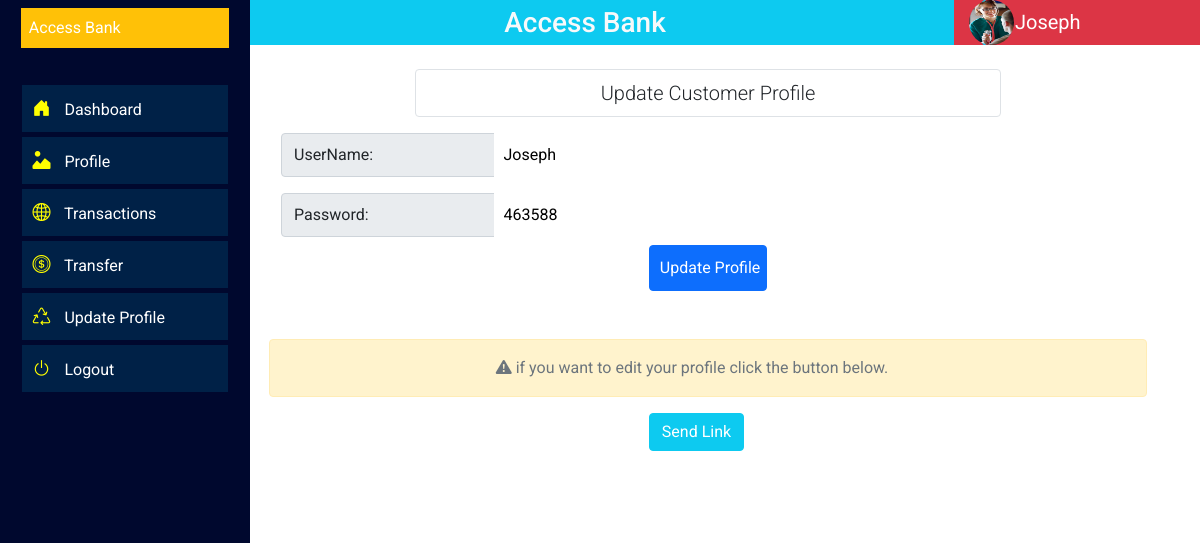
The app's page /privacy (signed in) with its own data.
### tables this page shows
CREATE TABLE `tblcustomer` (
  `id` int(11) NOT NULL,
  `customerId` varchar(50) NOT NULL,
  `accNo` int(11) NOT NULL,
  `accName` varchar(25) NOT NULL,
  `email` varchar(30) NOT NULL,
  `accType` varchar(25) NOT NULL,
  `address` text NOT NULL,
  `phone` int(11) NOT NULL,
  `dob` date NOT NULL,
  `sex` varchar(8) NOT NULL,
  `ms` varchar(10) NOT NULL,
  `nname` varchar(20) NOT NULL,
  `nnum` varchar(15) NOT NULL,
  `userName` varchar(50) NOT NULL,
  `password` varchar(25) NOT NULL,
  `passCode` varchar(5) NOT NULL,
  `level` varchar(10) NOT NULL,
  `passport` varchar(255) NOT NULL,
  `date` date NOT NULL
);

### config/dataBaseLink.php (called while the page is built, shortened)
<?php
class Godson{
private $connect = NULL;
public function __construct()
  {
$servername = "localhost";
$username = "root";
$password = "";
$dbname = "godson";
  $this->connect = "";
  try{
  $this->connect = new PDO("mysql:host=$servername;dbname=$dbname", $username, $password);
  $this->connect->setAttribute(PDO::ATTR_ERRMODE, PDO::ERRMODE_EXCEPTION);
  $this->connect->exec("SET CHARACTER SET utf8");
    }
  catch(PDOException $e) {
  echo 'Error: ' . $e->getMessage();
        }
  }
 public function tbl_select($tblquery,$tblvalue = array())
 {
 try{
  $stmt = $this->connect->prepare($tblquery);
  $stmt->execute($tblvalue);
  $results = $stmt->fetchAll(PDO::FETCH_ASSOC);
  return $results;
} catch(PDOException $e) {
    echo 'Error: ' . $e->getMessage();
  }
 }
  }
?>

### pages/privacy.php (the view, shortened to what this page needs)
<div class="row justify-content-center dashboard">
    <div class="col-md-8 rounded lead m-2 p-2 border border-1 text-center text-dark">Update Customer Profile</div>
</div>
<div class="row">
    <div class="col-md-12 form-CC">
        <form action="privacy" method="POST" enctype="multipart/form-data">
            <div class="row">
                <?php
                    $tblquery = "SELECT * FROM tblcustomer WHERE customerId = '$_SESSION[customerId]'";
                    $tblvalue = array();
                    $select = $collect->tbl_select($tblquery, $tblvalue);
                    foreach($select as $data){
                        extract($data);
                        ?>
                        <?php
                        echo "
                            <div class='col-12 input-group my-2'>
                                <span class='input-group-text w-25'>UserName:</span>
                                <input type='text' name='userName' class='w-75 border-0' value='$userName' required>
                            </div>
                            <div class='col-12 input-group my-2'>
                                <span class='input-group-text w-25'>Password:</span>
                                <input type='text' name='password' class='w-75 border-0' value='$password' required>
                            </div>
                        ";
                    }
                ?>
            </div>
            <div class="row justify-content-center">
                <div class="col-2">
                    <input type="submit" name="update" class="btn btn-primary mb-5" value="Update Profile">
                </div>
            </div>
        </form>
    </div>
</div>
<div class="row justify-content-center">
    <div class="col-12">
        <div class='alert alert-warning alert-dismissible fade show text-muted text-center' role='alert'>
        <i class="bi bi-exclamation-triangle-fill"></i> if you want to edit your profile click the button below.
        </div>
    </div>
    <form action="privacy" method="POST">
        <div class="row justify-content-center">
            <div class="col-2">
                <input type="submit" name="profile" class="btn btn-info mb-5 text-white" value="Send Link">
            </div>
        </div>
    </form>
</div>

### main.php (shortened to what this page needs)
<?php include('includes/header.php'); ?>
    <div class="container-fluid">
        <div class="leftSide">
            <div class="row justify-content-center">
                <div class="col-10 bg-warning my-2 p-2 text-white">
                    Access Bank
                </div>
                <div class="col-11  mt-4">
                    <?php include('pages/menu.php'); ?>
                </div>
            </div>
        </div>
        <div class="rightSide">
            <div class="row">
                <div class="col-12 topNav">
                    <div class="row justify-content-center">
                        <div class="col-9 bg-info left text-center">
                            <h3 class="text-light"  style="line-height:45px;">Access Bank</h3>
                        </div>
                        <div class="col-3 bg-danger right">
                            <div class="row">
                                <div class="col-2 left">
                                    <div class="row justify-content-center m-0">
                                        <div class="col-11 m-0 p-0 justify-content-center bg-info" style="border-radius:50%;">
                                            <?php
                                                $tblquery = "SELECT * FROM tblcustomer WHERE customerId = '$_SESSION[customerId]'";
                                                $tblvalue = array();
                                                $select = $collect->tbl_select($tblquery, $tblvalue);
                                                foreach($select as $data){
                                                    extract($data);
                                                    ?>
                                                    <?php
                                                    echo "
                                                        <img src='upload/$passport' style='border-radius:50%;' alt='Profile Picture'>
                                                    ";
                                                }
                                            ?>
                                        </div>
                                    </div>
                                </div>
                                <div class="col-10 right">
                                    <p class="username"><?php echo $_SESSION['username']?></p>
                                </div>
                            </div>
                        </div>
                    </div>
                </div>
                <div class="col-12">
                    <div class="row justify-content-center">
                        <div class="col-11 my-3 mainBody">
                            <?php include($pages);?>
                        </div>
                    </div>
                </div>
            </div>
        </div>
    </div>
<?php include('includes/footer.php'); ?>

### stylesheet.css (style rules this page uses)
body { box-sizing: border-box; font-family: 'Roboto', sans-serif; margin: 0; padding: 0; }
.container-fluid { margin: 0; padding: 0; }
.row { margin: 0; padding: 0; }
.col-12 { padding: 0; }
.leftSide { background: #00082E; height: 100%; position: fixed; transition: 1s; width: 250px; z-index: 99999999999; }
.rightSide { background:#fff; float: right; height:100%; width:82%; }
.rightSide::before { content: ""; clear:both; }
.topNav { height: 45px; }
.topNav .left { height: 45px; }
.topNav .right { height: 45px; }
img { height: 45px; margin-left: -10px; width: 45px; }
p.username { color:#fff; font-size: 20px; line-height: 45px; }
.form-CC input, .form-CC select { padding: 10px; width:100%; }

### records on screen
tblcustomer: passport (picture), userName "Joseph", password "463588"

### other values on screen
$_SESSION['username'] "Joseph"
